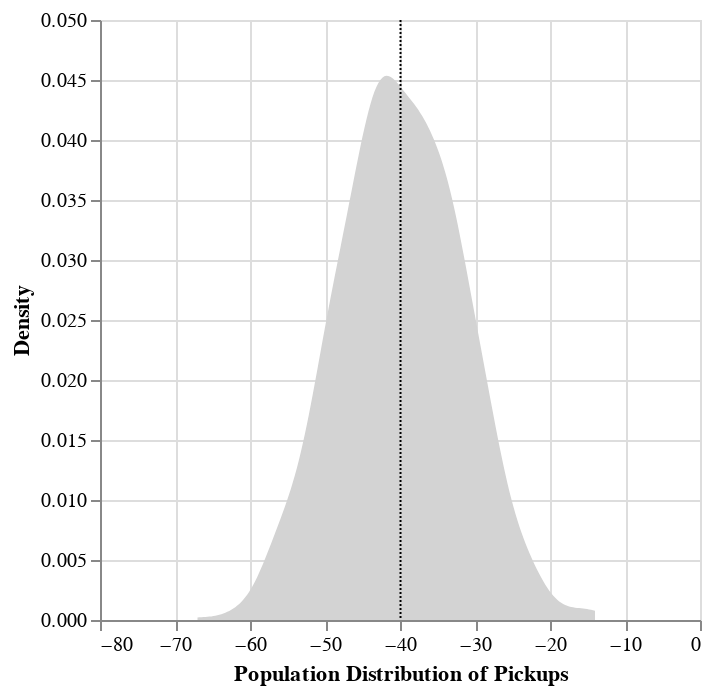

The cell this chart's notebook holds for it:
### Code cell
bootstrapped_100_1000 = NPS_bootstrap(responses_100, 1000)
print(CI_90(bootstrapped_100_1000))
print(CI_95(bootstrapped_100_1000))
NPS_density(bootstrapped_100_1000)

### Figure 1 — Vega-Lite specification as saved in the notebook (floating-point values rounded to 4 significant figures; data arrays with more than 128 entries replaced by an {"elided": "..."} marker saying what was removed)
{"config": {"view": {"continuousWidth": 300, "continuousHeight": 300}}, "layer": [{"mark": {"type": "area", "color": "lightgray"}, "encoding": {"x": {"axis": {"title": "Population Distribution of Pickups"}, "field": "tests", "scale": {"domain": [-77.0, -4.0]}, "type": "quantitative"}, "y": {"axis": {"title": "Density"}, "field": "density", "type": "quantitative"}}, "transform": [{"density": "tests", "as": ["tests", "density"]}]}, {"mark": {"type": "rule", "color": "black", "strokeDash": [1, 1]}, "encoding": {"x": {"aggregate": "mean", "field": "tests", "type": "quantitative"}}}], "data": {"name": "data-d5758bbbbd75fa7b3153506975c3d835"}, "$schema": "https://vega.github.io/schema/vega-lite/v5.16.3.json", "datasets": {"data-d5758bbbbd75fa7b3153506975c3d835": {"elided": "1000 records"}}}
